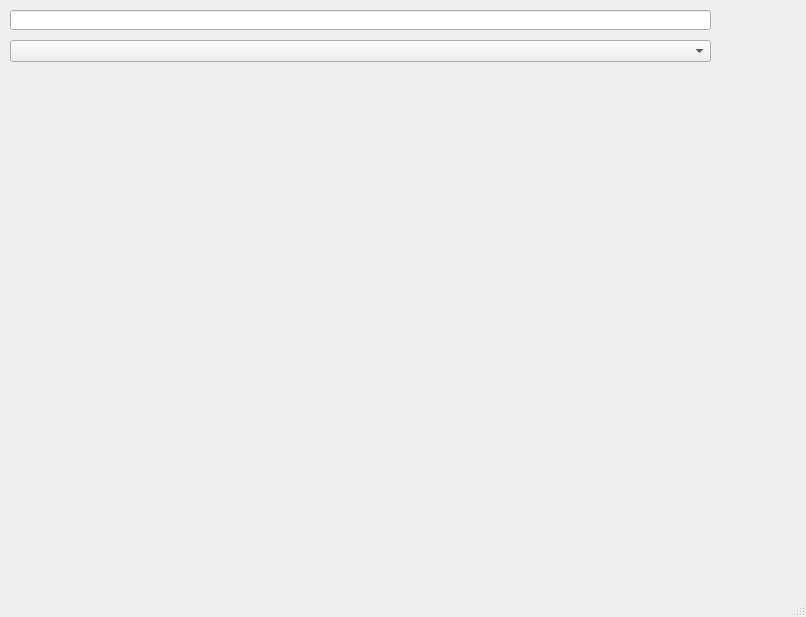
<?xml version="1.0" encoding="UTF-8"?>
<ui version="4.0">
 <class>MainWindow</class>
 <widget class="QMainWindow" name="MainWindow">
  <property name="geometry">
   <rect>
    <x>0</x>
    <y>0</y>
    <width>806</width>
    <height>617</height>
   </rect>
  </property>
  <property name="windowTitle">
   <string>MainWindow</string>
  </property>
  <widget class="QWidget" name="centralwidget">
   <widget class="QLineEdit" name="lineEditFolderPath">
    <property name="geometry">
     <rect>
      <x>10</x>
      <y>10</y>
      <width>701</width>
      <height>20</height>
     </rect>
    </property>
    <property name="clearButtonEnabled">
     <bool>true</bool>
    </property>
   </widget>
   <widget class="QComboBox" name="comboBoxCurrentBranch">
    <property name="geometry">
     <rect>
      <x>10</x>
      <y>40</y>
      <width>701</width>
      <height>22</height>
     </rect>
    </property>
   </widget>
  </widget>
  <widget class="QMenuBar" name="menubar">
   <property name="geometry">
    <rect>
     <x>0</x>
     <y>0</y>
     <width>806</width>
     <height>21</height>
    </rect>
   </property>
  </widget>
  <widget class="QStatusBar" name="statusbar"/>
 </widget>
 <resources/>
 <connections/>
</ui>
